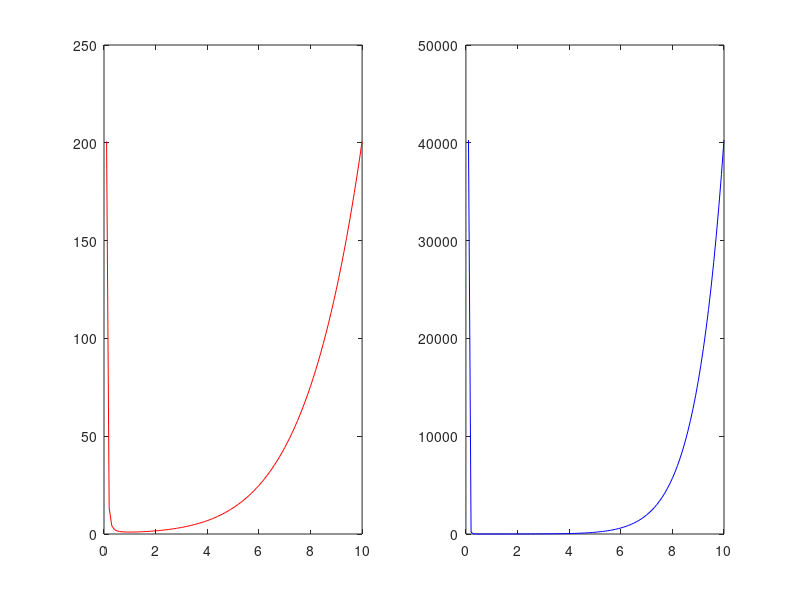

This chart was generated by the following MATLAB code:
% plot y=x^log(x) and y=x^(2*log(x))
x=0:0.1:10;
y1=zeros(1,size(x,2));
y2=zeros(1,size(x,2));

for i=1:size(x,2)
    y1(i)=x(i)^log(x(i));
    y2(i)=x(i)^(2*log(x(i)));
end

subplot(1,2,1);
plot(x,y1,'r');
subplot(1,2,2);
plot(x,y2,'b');